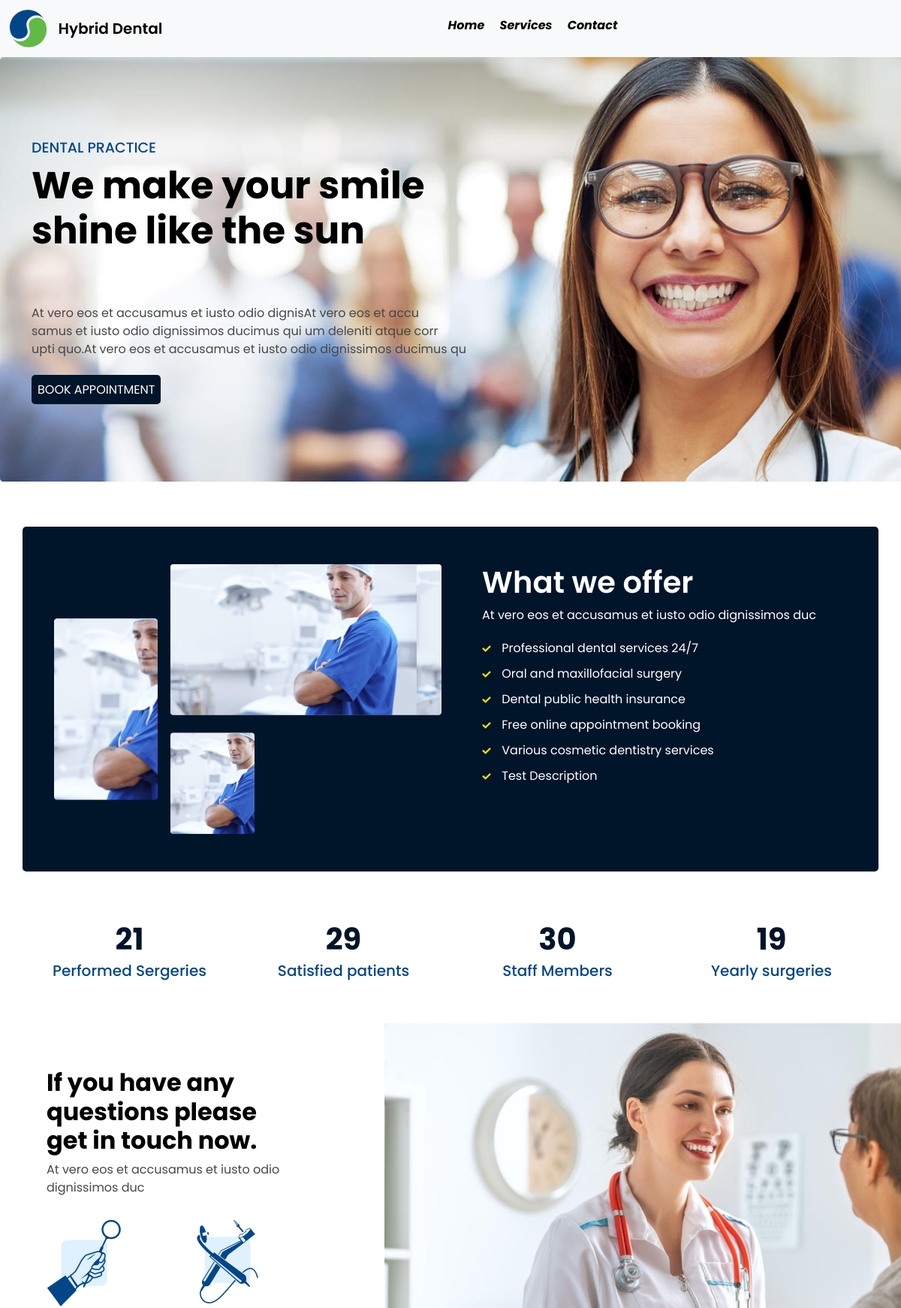
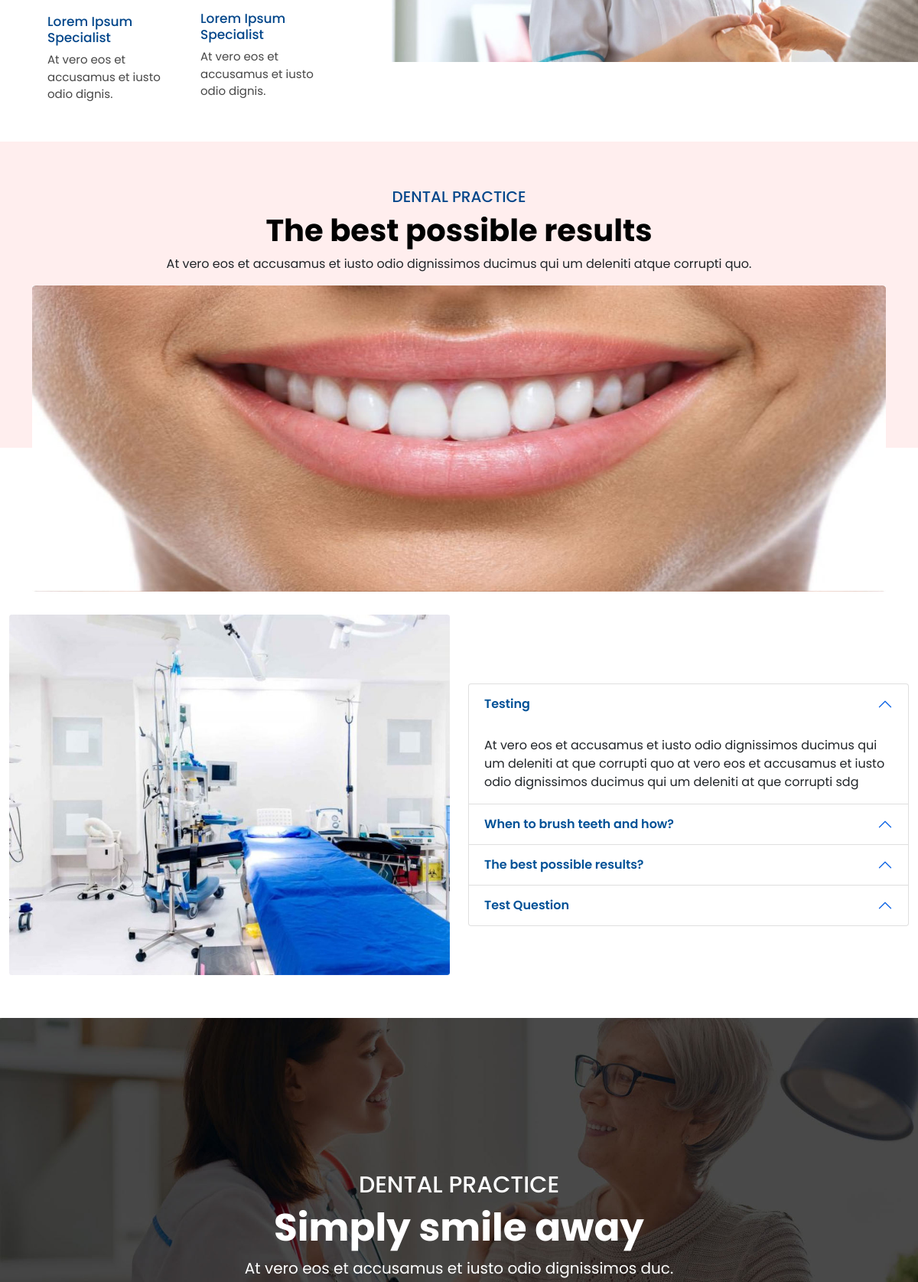
The page / (upper part) on the database its author committed (2 pictures, top to bottom).
### Website/models.py (models this page shows, shortened)
class ContactDetails(models.Model):
    clinic_name = models.CharField(max_length=200, null=True, blank=True)
    logo = models.ImageField(upload_to='pictures', null=True, blank=True)
    email = models.EmailField(null=True, blank=True)
    phone_number = models.CharField(max_length=13, null=True, blank=True)
    address = models.CharField(max_length=200, null=True, blank=True)
    instagram_link = models.CharField(max_length=200, null=True, blank=True)
    fb_link = models.CharField(max_length=200, null=True, blank=True)
    twitter_link = models.CharField(max_length=200, null=True, blank=True)
    youtube_link = models.CharField(max_length=200, null=True, blank=True)
    opening_time = models.TimeField(null=True, blank=True)
    closing_time = models.TimeField(null=True, blank=True)

class DashboardContent(models.Model):
    quote = models.CharField(max_length=1000, null=True, blank=True)
    content = models.CharField(max_length=1000, null=True, blank=True)
    image = models.ImageField(upload_to='pictures', null=True, blank=True)

class Description(models.Model):
    title = models.CharField(max_length=1000, null=True, blank=True)
    image = models.ImageField(upload_to='pictures', null=True, blank=True)

class WhatWeOffer(models.Model):
    description = models.ForeignKey(Description, on_delete=models.CASCADE, null=True, blank=True)
    our_services = models.CharField(max_length=1000, null=True, blank=True)
    def __str__(self):
        return self.our_services

class QuestionSection(models.Model):
    quote = models.CharField(max_length=1000, null=True, blank=True)
    content = models.CharField(max_length=1000, null=True, blank=True)
    image = models.ImageField(upload_to='pictures', null=True, blank=True)

class QuestionIcon(models.Model):
    title = models.CharField(max_length=1000, null=True, blank=True)
    content = models.CharField(max_length=1000, null=True, blank=True)
    image = models.ImageField(upload_to='pictures', null=True, blank=True)

class SmileSection(models.Model):
    title = models.CharField(max_length=200, null=True, blank=True)
    content = models.CharField(max_length=200, null=True, blank=True)
    image = models.ImageField(upload_to='pictures', null=True, blank=True)

class FAQImage(models.Model):
    faq_image = models.ImageField(upload_to='pictures', null=True, blank=True)

class FAQ(models.Model):
    question = models.CharField(max_length=1000, null=True, blank=True)
    answer = models.TextField(null=True, blank=True)
    sort_by = models.IntegerField(null=True, blank=True)
    class Meta:
        ordering = ['sort_by']

class FotterContent(models.Model):
    quote = models.CharField(max_length=1000, null=True, blank=True)
    content = models.CharField(max_length=1000, null=True, blank=True)
    image = models.ImageField(upload_to='pictures', null=True, blank=True)

### Website/views.py (the view)
# urls.py: path("", Dashboard.as_view(), name="dashboard"),
class Dashboard(View):
    def get(self, request):
        context = {
            "FAQ":FAQ.objects.all(),
            "contact_details":ContactDetails.objects.all().last(),
            "stats":Stats.objects.all().last(),
            "Description":Description.objects.all(),
            "faq_image" : FAQImage.objects.all().last(),
            "smile_section" : SmileSection.objects.all().last(),
            "fotter_content" : FotterContent.objects.all().last(),
            "ques_section" : QuestionSection.objects.all().last(),
            "ques_icon" : QuestionIcon.objects.all(),
            "fotter_icon" : FotterIcon.objects.all(),
            "content" : DashboardContent.objects.all().last()
        }
        return render(request, "index.html", context)

### templates/index.html (shortened to what this page needs)
{% load static %}
<!doctype html>
<html lang="en">
<head>
    <link rel="stylesheet" href="{% static 'assets/css/bootstrap.min.css' %}">
    <link rel="stylesheet" href="{% static 'assets/css/custom.css' %}" />
    <link rel="stylesheet" href="{% static 'assets/css/responsive.css' %}" />
</head>
<body>
<nav class="navbar navbar-expand-lg navbar-light bg-light">
    <div class="container-fluid">
        <a class="navbar-brand" href="{% url 'dashboard' %}">
            <img src="{{contact_details.logo.url}}" />
        </a>
        <div class="collapse navbar-collapse" id="navbarSupportedContent">
        <ul class="navbar-nav m-auto mb-2 mb-lg-0">
            <li class="nav-item">
            <a class="nav-link active" aria-current="page" href="{% url 'dashboard' %}"><h6><strong style="font-style: italic;">Home</strong></h6></a>
            </li>
            <li class="nav-item">
            <a class="nav-link" href="{% url 'services' %}"><h6><strong style="font-style: italic;">Services</strong></h6></a>
            </li>
            <li class="nav-item">
            <a class="nav-link" href="{% url 'contact' %}"><h6><strong style="font-style: italic;" >Contact</strong></h6></a>
            </li>
        </ul>
        </div>
    </div>
</nav>
<section class="main-banner-section" data-image="{{content.image.url}}">
    <div class="container">
        <div class="row">
            <div class="col-lg-12">
                <div class="main-banner-content" >
                    <h4>DENTAL PRACTICE</h4>
                    <h1>{{content.quote|slice:"0:18"}}<br />{{content.quote|slice:"18:40"}}<br />
                    {{content.quote|slice:"40:60"}}<br />
                    </h1>
                    <p>{{content.content|slice:"0:64"}} <br /> {{content.content|slice:"64:130"}}
                    <br /> {{content.content|slice:"130:200"}}
                    </p>
                    <a href="{% url 'new-user' %}">BOOK APPOINTMENT</a>
                </div>
            </div>
        </div>
    </div>
</section>
<section class="offer-section">
    <div class="container">
        {% for description in Description %}
        <div  class="row">
            <div class="col-lg-6 col-md-6">
                <div class="offer-img">
                    <img src= "{{description.image.url}}" />
                </div>
            </div>
            <div class="col-lg-6 col-md-6">
                <div class="offer-content">
                    <h1>What we offer</h1>
                    <p>{{description.title}}</p>
                    <ul>
                        {% for services in description.whatweoffer_set.all %}
                        <li><img src="{% static 'assets/images/tick.png' %}" />
                             {{services}}</li>
                        {% endfor %}
                    </ul>
                </div>
            </div>
             {% endfor %}
        </div>
    </div>
</section>
<section class="counter-section" id="counter-stats">
    <div class="container">
        <div class="row">
            <div class="col-lg-3 col-md-3 col-6 stats">
				<div class="counting" data-count="{{stats.Performed_surgeries}}">0</div>
				<h5>Performed Sergeries</h5>
			</div>
            <div class="col-lg-3 col-md-3 col-6 stats">
				<div class="counting" data-count="{{stats.Satisfied_patients}}">0</div>
				<h5>Satisfied patients</h5>
			</div>
            <div class="col-lg-3 col-md-3 col-6 stats">
				<div class="counting" data-count="{{stats.StaffMembers}}">0</div>
				<h5>Staff Members</h5>
			</div>
            <div class="col-lg-3 col-md-3 col-6 stats">
				<div class="counting" data-count="{{stats.Yearly_surgeries}}">0</div>
				<h5>Yearly surgeries</h5>
			</div>
        </div>
    </div>
</section>
<section class="question-section">
    <div class="container-fluid">
        <div class="row">
            <div class="col-lg-5 col-md-5">
                <div class="question-content">
                    <h2>{{ques_section.quote|slice:"0:32"}}<br /> {{ques_section.quote|slice:"33:55"}}</h2>
                    <p>{{ques_section.content}}</p>
                    <div class="row">
                        {% for icon in ques_icon %}
                        <div class="col-lg-6 col-md-6">
                            <div class="question-icon">
                                <img src="{{icon.image.url}}" />
                                <h5>{{icon.title}}</h5>
                                <p>{{icon.content}}</p>
                            </div>
                        </div>
                        {% endfor %}
                    </div>
                </div>
            </div>
            <div class="col-lg-7 col-md-7">
                <div class="question-img">
                    <img src="{{ques_section.image.url}}" />
                </div>
            </div>
        </div>
    </div>
</section>
<section class="result-section">
    <div class="container">
        <div class="row">
            <div class="col-lg-12">
                <div class="result-content">
                    <h5>DENTAL PRACTICE</h5>
                    <h1>{{smile_section.title}}</h1>
                    <p>{{smile_section.content}}</p>
                    <img src="{{smile_section.image.url}}" />
                </div>
            </div>
        </div>
    </div>
</section>
<section class="faq-section">
    <div class="container-fluid">
        <div class="row">
            <div class="col-lg-6">
                <div class="faq-img">
                    <img src="{{faq_image.faq_image.url}}" />
                </div>
            </div>
            <div class="col-lg-6">
                <div class="faq-content">
                    <div class="accordion" id="accordionExample">
                        {% for faq in FAQ %}
                        <div class="accordion-item">
                          <h2 class="accordion-header" id="for-{{faq.id}}">
                            <button class="accordion-button" type="button" data-bs-toggle="collapse" data-bs-target="#counter-{{faq.id}}" aria-expanded="true" aria-controls="counter-{{faq.id}}">
                               {{faq.question}}
                            </button>
                          </h2>
                          <div id="counter-{{faq.id}}" {% if forloop.counter == 1 %} class="accordion-collapse collapse show" {% else %} class="accordion-collapse collapse" {% endif %} aria-labelledby="for-{{faq.id}}" data-bs-parent="#accordionExample">
                            <div class="accordion-body">
                              {{faq.answer}}
                            </div>
                          </div>
                        </div>
                        {% endfor %}
                      </div>
                </div>
            </div>
        </div>
    </div>
</section>
<section class="smile-section" data-image="{{fotter_content.image.url}}">
    <div class="container">
        <div class="row">
            <div class="col-md-12">
                <div class="smile-content text-center">
                    <h4>DENTAL PRACTICE</h4>
                    <h1>{{fotter_content.quote}}</h1>
                    <p>{{fotter_content.content}}</p>
                </div>
            </div>
        </div>
    </div>
</section>
</body>
</html>

### get_static/assets/css/custom.css (style rules this page uses)
body { margin: 0; font-family: 'Poppins', sans-serif; }
.navbar .navbar-collapse .navbar-nav .nav-item .nav-link { color: #000; font-weight: 600; transition: all 0.2s ease-in-out }
.main-banner-section { background: url(../images/banner.JPG); background-size: cover; padding: 110px 0; }
.main-banner-section .main-banner-content h4 { color: #02468a; font-size: 19px; }
.main-banner-section .main-banner-content h1 { font-weight: bold; font-size: 50px; color: #000; }
.main-banner-section .main-banner-content p { color: #474747; margin-bottom: 30px; }
.main-banner-section .main-banner-content a { background: #00152a; text-decoration: none; color: #fff; padding: 8px 8px; border-radius: 5px; }
.offer-section { padding: 60px 0; }
.offer-section .offer-img img { width: 100%; }
.offer-section .offer-content { padding: 0 30px; }
.offer-section .offer-content h1 { font-size: 40px; font-weight: 600; color: #fff; }
.offer-section .offer-content p { color: #fff; margin-bottom: 20px; }
.offer-section .row { background: #00152a; padding: 50px 30px; border-radius: 5px; }
.offer-section .offer-content ul { padding: 0; }
.offer-section .offer-content ul li { list-style-type: none; color: #fff; margin-bottom: 10px; }
.offer-section .offer-content ul li img { width: 100%; max-width: 12px; margin-right: 10px; }
.counter-section .stats { text-align: center; }
.counter-section .stats .counting { color: #00152a; font-size: 40px; font-weight: 700; }
.counter-section .stats h5 { color: #02468a; font-size: 20px; }
.question-section { padding: 50px 0; }
.question-section .question-content { padding: 60px 50px 0; }
.question-section .question-content h2 { font-size: 32px; font-weight: 700; color: #000; }
.question-section .question-content p { color: #474747; margin-bottom: 30px; }
.question-section .question-content .question-icon img { margin-bottom: 20px; }
.question-section .question-content .question-icon h5 { color: #02468a; font-size: 17px; }
.question-section .question-content .question-icon p { color: #474747; font-size: 15px; margin-bottom: 0; }
.question-section .col-lg-7 { padding-right: 0; }
.question-section .question-img img { width: 100%; height: 460px; object-fit: cover; }
.result-section { padding: 60px 0 0; position: relative; }
.result-content::after { position: absolute; content: " "; background: #ffeeee; width: 100%; height: 400px; left: 0; top: 0; z-index: -1; }
.result-section .result-content img { width: 100%; height: 400px; }
.result-section .result-content { text-align: center; }
.result-section .result-content h5 { color: #02468a; }
.result-section .result-content h1 { color: #000; font-weight: 700; }
.faq-section { padding: 30px 0; }
.faq-section .faq-img img { width: 100%; }
.faq-section .faq-content { padding: 90px 0; }
.faq-section .faq-content .accordion .accordion-item .accordion-button { color: #005197; font-weight: 600; box-shadow: none; background: transparent; }
.smile-section { background: url(../images/patient.jpg); background-size: cover; background-repeat: no-repeat; padding: 200px 0; }
.smile-section .smile-content h4 { color: #fff; font-size: 30px; }
.smile-section .smile-content h1 { color: #fff; font-size: 50px; font-weight: bold; }
.smile-section .smile-content p { color: #fff; font-size: 20px; }

### rows shown on the page
ContactDetails: logo (picture)
DashboardContent: quote "We make your smile", quote "shine like the sun", content "At vero eos et accusamus et iusto odio dignisAt vero eos et accu", content "samus et iusto odio dignissimos ducimus qui um deleniti atque corr", content "upti quo.At vero eos et accusamus et iusto odio dignissimos ducimus qu"
Description: image (picture), title "At vero eos et accusamus et iusto odio dignissimos duc"
WhatWeOffer: our_services "Professional dental services 24/7"
WhatWeOffer: our_services "Oral and maxillofacial surgery"
WhatWeOffer: our_services "Dental public health insurance"
WhatWeOffer: our_services "Free online appointment booking"
WhatWeOffer: our_services "Various cosmetic dentistry services"
WhatWeOffer: our_services "Test Description"
QuestionSection: quote "If you have any questions please", quote "get in touch now.", content "At vero eos et accusamus et iusto odio dignissimos duc", image (picture)
QuestionIcon: image (picture), title "Lorem Ipsum Specialist", content "At vero eos et accusamus et iusto odio dignis."
QuestionIcon: image (picture), title "Lorem Ipsum Specialist", content "At vero eos et accusamus et iusto odio dignis."
SmileSection: title "The best possible results", content "At vero eos et accusamus et iusto odio dignissimos ducimus qui um deleniti atque corrupti quo.", image (picture)
FAQImage: faq_image (picture)
FAQ: question "Testing", answer "At vero eos et accusamus et iusto odio dignissimos ducimus qui um deleniti at que corrupti quo at vero eos et accusamus et iusto odio dignissimos ducimus qui um deleniti at que corrupti sdg"
FAQ: question "When to brush teeth and how?"
FAQ: question "The best possible results?"
FAQ: question "Test Question"
FotterContent: quote "Simply smile away", content "At vero eos et accusamus et iusto odio dignissimos duc."
